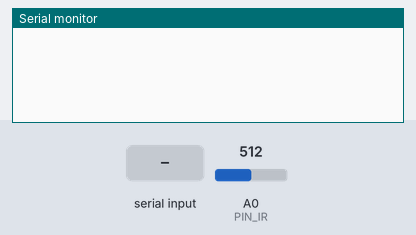
Bench run of a sketch on a simulated Arduino Uno, built with avr-gcc and run on an emulated ATmega328P. Shown: the last lines printed to the serial monitor. The test bench sets the inputs (shaded band); at power-on: A0 (PIN_IR) = 512.

Above: at 1.2 s.
1.3 s: "0" received over Serial
At 1.9 s:
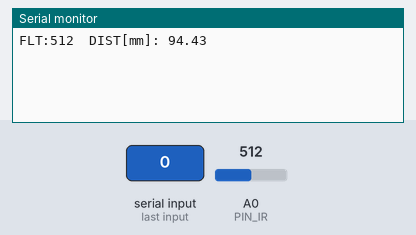
2.8 s: "1" received over Serial
At 3.1 s:
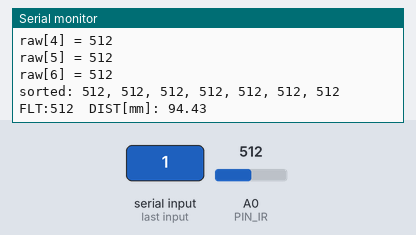
4.3 s: "2" received over Serial
At 5.4 s:
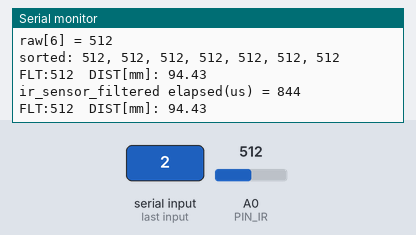
Timing chart, 0 to 7.3 s (numbered marks = the images above; inputs shaded):
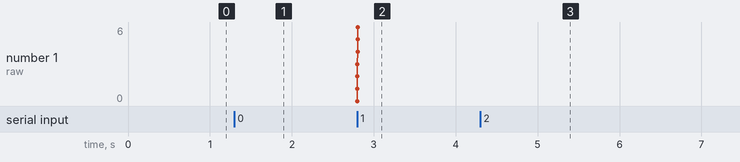

Measured:
- after the input at 1.3 s, the serial monitor: prints a new line at once (image 1)
- after the input at 2.8 s, the serial monitor: prints a new line at once (image 2)
- after the input at 4.3 s, the serial monitor: prints a new line at once (image 3)

The sketch:

sketch_nov22a.ino
```cpp
#include <stdlib.h>

#define PIN_IR A0

int cmp_uint(const void *a, const void *b) {
  unsigned int aa = *(const unsigned int *)a;
  unsigned int bb = *(const unsigned int *)b;

  if (aa < bb) return -1;
  if (aa > bb) return 1;
  return 0;
}

unsigned int ir_sensor_filtered(unsigned int n,
                                float position,
                                int verbose)
{
  if (n == 0) return 0;
  if (n > 100) n = 100;

  if (position < 0.0f) position = 0.0f;
  if (position > 1.0f) position = 1.0f;

  unsigned int buf[100];
  unsigned int i;
  unsigned int index;
  unsigned int result;
  unsigned long t_start = 0;
  unsigned long t_end   = 0;

  if (verbose == 2) {
    t_start = micros();
  }

  for (i = 0; i < n; i++) {
    buf[i] = analogRead(PIN_IR);

    if (verbose == 1) {
      Serial.print("raw[");
      Serial.print(i);
      Serial.print("] = ");
      Serial.println(buf[i]);
    }
  }

  qsort(buf, n, sizeof(unsigned int), cmp_uint);

  if (verbose == 1) {
    Serial.print("sorted: ");
    for (i = 0; i < n; i++) {
      Serial.print(buf[i]);
      if (i < n - 1) Serial.print(", ");
    }
    Serial.println();
  }

  index  = (unsigned int)(position * (n - 1) + 0.5f);
  result = buf[index];

  if (verbose == 2) {
    t_end = micros();
    Serial.print("ir_sensor_filtered elapsed(us) = ");
    Serial.println(t_end - t_start);
  }

  return result;
}

float volt_to_distance(unsigned int a_value) {
  return (6762.0 / (a_value - 9) - 4.0) * 10.0;
}

void setup() {
  Serial.begin(1000000);
}

void loop() {
  if (Serial.available() > 0) {
    char cmd = Serial.read();

    unsigned int filtered;
    float dist;
    int verbose = 0;

    if (cmd == '0') {
      verbose = 0;
    } else if (cmd == '1') {
      verbose = 1;
    } else if (cmd == '2') {
      verbose = 2;
    } else {
      return;
    }

    filtered = ir_sensor_filtered(7, 0.5f, verbose);
    dist     = volt_to_distance(filtered);

    Serial.print("FLT:");
    Serial.print(filtered);
    Serial.print("  DIST[mm]: ");
    Serial.println(dist);
  }
}
```
